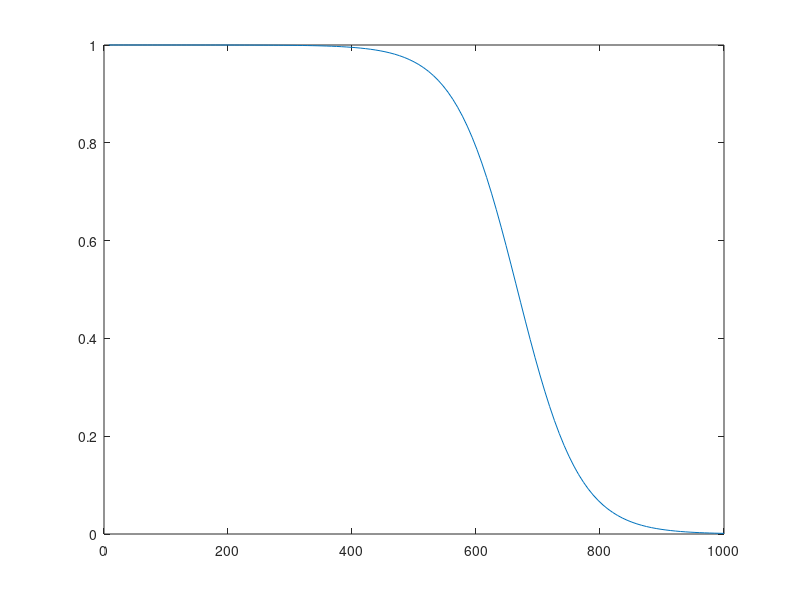

The MATLAB script that drew this image:
%program to test a nonlinear density stratification
clf
Lz=1000.
delta=0.2*Lz %governs the steepness of the transition layer
d=0.% vertical offset from z0
z0=2*Lz/3
zr=z0-d
nz=128
s1bar=zeros(nz,1);
z=zeros(nz,1);
dz=Lz/nz
for k=1:nz
z(k)=k*dz
s1bar(k)=0.5*(1.-tanh(2*(z(k)-zr)/delta))
%s1bar(k)=tanh(z(k))
end
plot(z,s1bar)
